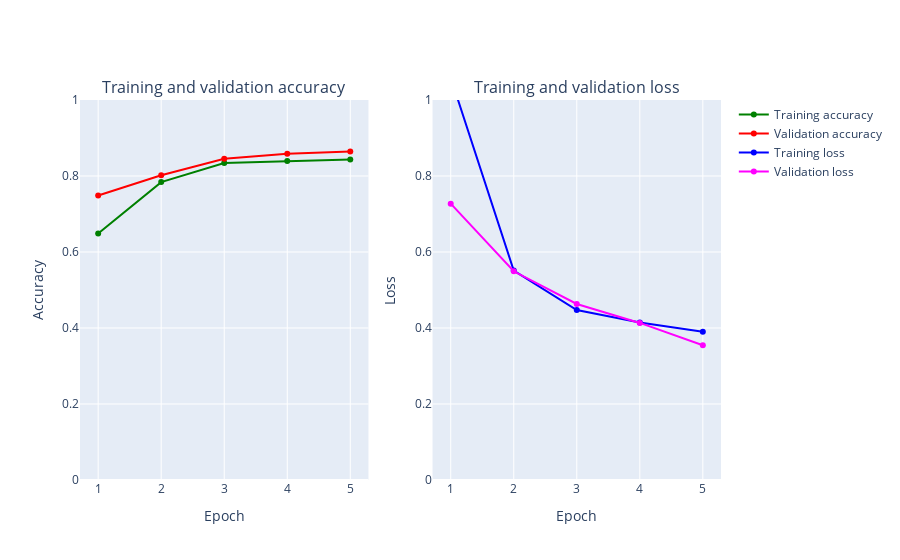

Notebook source saved alongside this figure:
### Markdown cell above
# Model 1 Stats

### Code cell
plot_accuracy_and_loss(train_model1)

### Figure 1 — Plotly figure (JSON) as saved in the notebook; plotly's stock layout.template omitted (floating-point values rounded to 4 significant figures)
{"data": [{"marker": {"color": "Green"}, "mode": "markers+lines", "name": "Training accuracy", "text": ["1", "2", "3", "4", "5"], "type": "scatter", "x": [1, 2, 3, 4, 5], "xaxis": "x", "y": [0.6485, 0.7839, 0.8341, 0.8392, 0.8435], "yaxis": "y"}, {"marker": {"color": "Red"}, "mode": "markers+lines", "name": "Validation accuracy", "text": ["1", "2", "3", "4", "5"], "type": "scatter", "x": [1, 2, 3, 4, 5], "xaxis": "x", "y": [0.7488, 0.8019, 0.8454, 0.8587, 0.8647], "yaxis": "y"}, {"marker": {"color": "Blue"}, "mode": "markers+lines", "name": "Training loss", "text": ["1", "2", "3", "4", "5"], "type": "scatter", "x": [1, 2, 3, 4, 5], "xaxis": "x2", "y": [1.059, 0.5512, 0.4471, 0.4144, 0.3903], "yaxis": "y2"}, {"marker": {"color": "Magenta"}, "mode": "markers+lines", "name": "Validation loss", "text": ["1", "2", "3", "4", "5"], "type": "scatter", "x": [1, 2, 3, 4, 5], "xaxis": "x2", "y": [0.7271, 0.5492, 0.4632, 0.4134, 0.3545], "yaxis": "y2"}], "layout": {"annotations": [{"font": {"size": 16}, "showarrow": false, "text": "Training and validation accuracy", "x": 0.225, "xanchor": "center", "xref": "paper", "y": 1, "yanchor": "bottom", "yref": "paper"}, {"font": {"size": 16}, "showarrow": false, "text": "Training and validation loss", "x": 0.775, "xanchor": "center", "xref": "paper", "y": 1, "yanchor": "bottom", "yref": "paper"}], "xaxis": {"anchor": "y", "domain": [0, 0.45], "title": {"text": "Epoch"}}, "xaxis2": {"anchor": "y2", "domain": [0.55, 1], "title": {"text": "Epoch"}}, "yaxis": {"anchor": "x", "domain": [0, 1], "range": [0, 1], "title": {"text": "Accuracy"}}, "yaxis2": {"anchor": "x2", "domain": [0, 1], "range": [0, 1], "title": {"text": "Loss"}}}}
